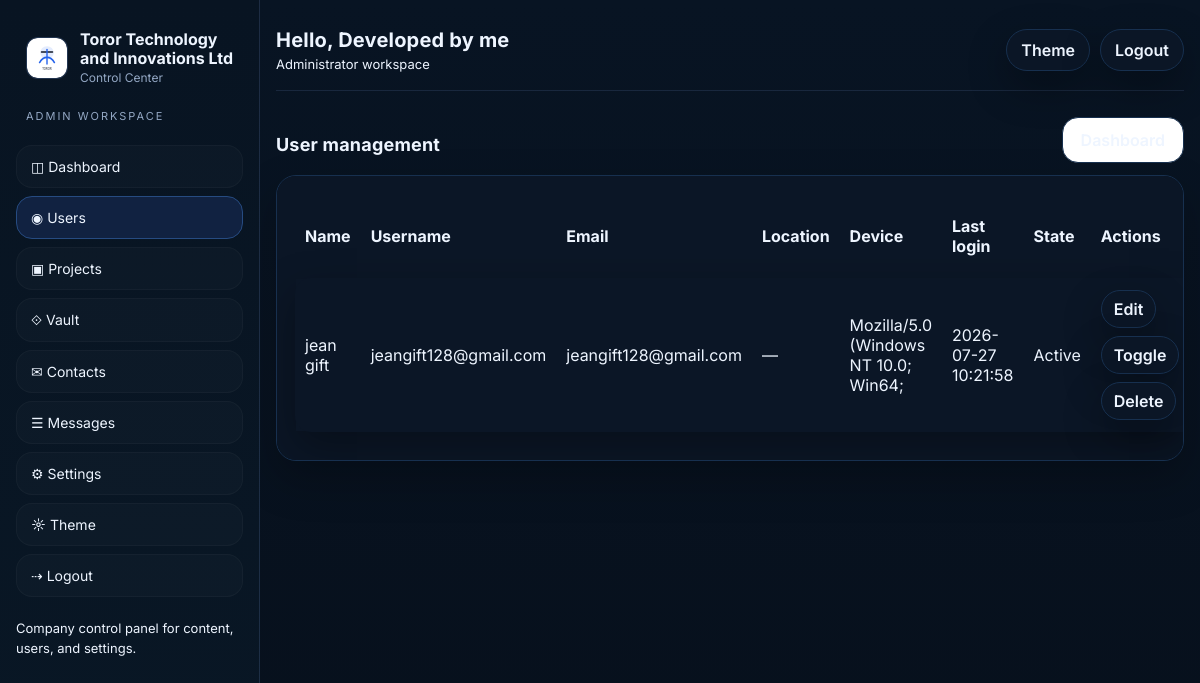
Screenshot of /admin/users (signed in) with the database file from the repository.
### tables this page shows
CREATE TABLE settings (
        key TEXT PRIMARY KEY,
        value TEXT NOT NULL
    );

CREATE TABLE users (
        id INTEGER PRIMARY KEY AUTOINCREMENT,
        name TEXT NOT NULL,
        username TEXT NOT NULL UNIQUE,
        email TEXT NOT NULL UNIQUE,
        password_hash TEXT NOT NULL,
        location_text TEXT,
        location_lat REAL,
        location_lng REAL,
        device_info TEXT,
        ip_address TEXT,
        created_at TEXT NOT NULL,
        last_login_at TEXT,
        last_seen_at TEXT,
        is_active INTEGER NOT NULL DEFAULT 1
    );

### app.py (the view)
@app.route('/admin/users')
@admin_required
def admin_users():
    users = query_all('SELECT * FROM users ORDER BY id DESC')
    return render_template('admin_users.html', users=users)

### app.py (called while the page is built, shortened)
def get_db():
    if 'db' not in g:
        conn = sqlite3.connect(DB_PATH)
        conn.row_factory = sqlite3.Row
        g.db = conn
    return g.db

def query_one(sql, args=()):
    return get_db().execute(sql, args).fetchone()

def query_all(sql, args=()):
    return get_db().execute(sql, args).fetchall()

def get_setting(key, default=''):
    row = query_one('SELECT value FROM settings WHERE key=?', (key,))
    return row['value'] if row else default

def is_admin():
    return session.get('admin_logged_in') is True

def is_user_logged_in():
    return bool(session.get('user_id') or session.get('user_email'))

def user_display_name():
    if is_admin():
        return get_setting('developer_name', 'Team') or 'Team'

def admin_required(fn):
    @wraps(fn)
    def wrapper(*args, **kwargs):
        if not is_admin():
            return redirect(url_for('admin_entry'))
        return fn(*args, **kwargs)
    return wrapper

@app.before_request
def protect_admin_routes():
    path = request.path or ''
    if path == '/xtspolsjhulupjoppsuplmkzcodup' or path.startswith('/admin') or path.startswith('/api/admin'):
        if path in {'/xtspolsjhulupjoppsuplmkzcodup'}:
            return None
        if not is_admin():
            return redirect(url_for('admin_entry'))
    return None

def public_logo():
    logo = get_setting('logo_path', '/static/default-logo.svg')
    return logo if logo else '/static/default-logo.svg'

@app.context_processor
def inject_globals():
    return {
        'site_name': get_setting('site_name', 'Toror Technology and Innovations Ltd'),
        'developer_name': get_setting('developer_name', 'Developed by me'),
        'tagline': get_setting('tagline', ''),
        'hero_text': get_setting('hero_text', ''),
        'primary_email': get_setting('primary_email', ''),
        'logo_path': public_logo(),
        'theme_mode': get_setting('theme_mode', 'light'),
        'accent_color': get_setting('accent_color', '#2563eb'),
        'is_admin': is_admin,
        'show_nav': is_user_logged_in() or is_admin(),
        'user_email': session.get('user_email'),
        'user_id': session.get('user_id'),
        'display_name': user_display_name(),
        'admin_mode': is_admin(),
    }

@app.after_request
def add_cache_headers(resp):
    if request.path.startswith('/static/'):
        resp.headers['Cache-Control'] = 'public, max-age=31536000, immutable'
    else:
        resp.headers['Cache-Control'] = 'no-store'
    return resp

### templates/admin_users.html
{% extends 'base.html' %}
{% set title = 'Users · ' ~ site_name %}
{% block content %}
  <section class="section admin-section">
    <div class="section-head">
      <h3>User management</h3>
      <a class="btn" href="/admin/dashboard">Dashboard</a>
    </div>
    <div class="card table-card">
      <table class="table compact admin-table">
        <thead>
          <tr><th>Name</th><th>Username</th><th>Email</th><th>Location</th><th>Device</th><th>Last login</th><th>State</th><th>Actions</th></tr>
        </thead>
        <tbody>
          {% for user in users %}
          <tr>
            <td>{{ user.name }}</td>
            <td>{{ user.username }}</td>
            <td>{{ user.email }}</td>
            <td>{{ user.location_text or '—' }}</td>
            <td>{{ (user.device_info or '—')[:36] }}</td>
            <td>{{ user.last_login_at[:19].replace('T', ' ') if user.last_login_at else '—' }}</td>
            <td>{{ 'Active' if user.is_active else 'Paused' }}</td>
            <td class="actions-inline">
              <a class="btn small" href="/admin/users/{{ user.id }}/edit">Edit</a>
              <form method="post" action="/admin/users/{{ user.id }}/toggle"><button class="btn small" type="submit">Toggle</button></form>
              <form method="post" action="/admin/users/{{ user.id }}/delete" onsubmit="return confirm('Delete this user?');"><button class="btn small ghost" type="submit">Delete</button></form>
            </td>
          </tr>
          {% else %}
          <tr><td colspan="8">No users yet.</td></tr>
          {% endfor %}
        </tbody>
      </table>
    </div>
  </section>
{% endblock %}

### templates/base.html (shortened to what this page needs)
<!doctype html>
<html lang="en">
<head>
  <link rel="stylesheet" href="/static/css/style.css">
</head>
<body class="{% if is_admin() and show_nav %}admin-mode{% elif show_nav %}user-mode{% else %}auth-mode{% endif %}">
  <div class="{% if show_nav %}shell{% else %}auth-shell{% endif %}">
    {% if show_nav %}
      {% if is_admin() %}
      <aside class="sidebar admin-sidebar">
        <a class="brand admin-brand" href="/admin/dashboard">
          <img src="{{ logo_path }}" alt="Logo">
          <div>
            <h1>{{ site_name }}</h1>
            <p>Control Center</p>
          </div>
        </a>
        <div class="sidebar-label">Admin workspace</div>
        <nav class="nav admin-nav">
          <a href="/admin/dashboard" class="{{ 'active' if request.path == '/admin/dashboard' else '' }}">◫ Dashboard</a>
          <a href="/admin/users" class="{{ 'active' if '/admin/users' in request.path else '' }}">◉ Users</a>
          <a href="/admin/projects" class="{{ 'active' if '/admin/projects' in request.path else '' }}">▣ Projects</a>
          <a href="/admin/vault" class="{{ 'active' if '/admin/vault' in request.path else '' }}">⟐ Vault</a>
          <a href="/admin/contacts" class="{{ 'active' if '/admin/contacts' in request.path else '' }}">✉ Contacts</a>
          <a href="/admin/chat" class="{{ 'active' if '/admin/chat' in request.path else '' }}">☰ Messages</a>
          <a href="/admin/settings" class="{{ 'active' if '/admin/settings' in request.path else '' }}">⚙ Settings</a>
          <button type="button" data-theme-toggle>☼ Theme</button>
          <a href="/admin/logout">⇢ Logout</a>
        </nav>
        <div class="footer-note">Company control panel for content, users, and settings.</div>
      </aside>
      {% endif %}
    {% endif %}
    <main class="{% if show_nav %}main{% else %}auth-main{% endif %}">
      <div class="{% if show_nav %}container{% else %}auth-container{% endif %}">
        {% if show_nav %}
        <div class="topbar {% if is_admin() %}topbar-admin{% endif %}">
          <div class="topbar-left">
            <span class="greeting">Hello, {{ display_name }}</span>
            <span class="subtle">{% if is_admin() %}Administrator workspace{% else %}{{ site_name }}{% endif %}</span>
          </div>
          <div class="topbar-right">
            <button type="button" class="btn small" data-theme-toggle>Theme</button>
            <a class="btn small ghost" href="{% if is_admin() %}/admin/logout{% else %}/logout{% endif %}">Logout</a>
          </div>
        </div>
        {% endif %}
        {% block content %}{% endblock %}
      </div>
    </main>
  </div>
</body>
</html>

### rows the page displays
settings: value (placeholder picture)
settings: value "Toror Technology and Innovations Ltd"
settings: value "Developed by me"
users: name "jean gift", username "jeangift128@gmail.com", email "jeangift128@gmail.com", location_text "—", device_info "Mozilla/5.0 (Windows NT 10.0; Win64;", last_login_at "2026-07-27 10:21:58", is_active "Active"
